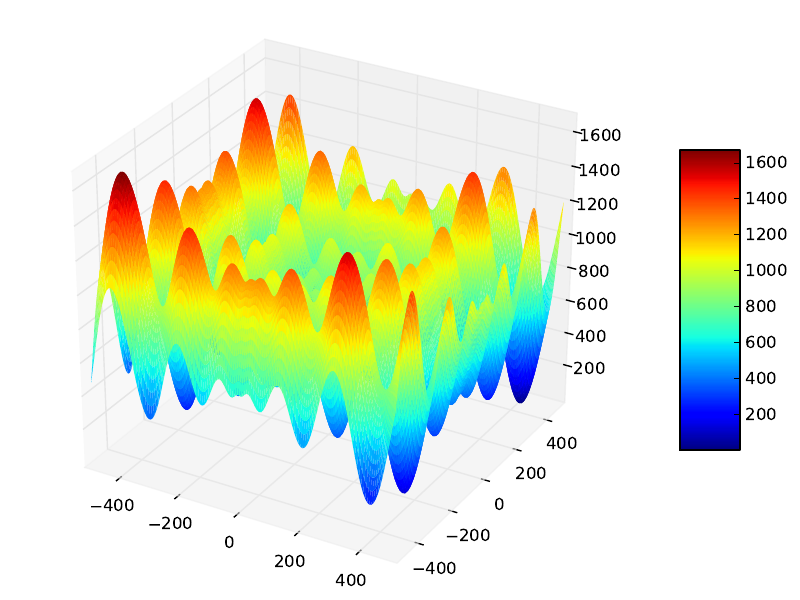

Here is the Python script that generated this plot:
from mpl_toolkits.mplot3d import Axes3D
from matplotlib import cm
from matplotlib.ticker import LinearLocator, FixedLocator, FormatStrFormatter
import matplotlib
matplotlib.use('PDF')
import matplotlib.pyplot as plt
import numpy as np

AMOUNT_OF_POINTS = 150
SCHWEFEL_CONSTANT = 418.9829 * 3
def Schwefel(x,y):
	schwefelSum = 0
	schwefelSum += (-1 * x)*np.sin(np.sqrt(abs(x)))
	schwefelSum += (-1 * y)*np.sin(np.sqrt(abs(y)))
	return SCHWEFEL_CONSTANT + schwefelSum


fig = plt.figure()
ax = Axes3D(fig)
X = np.linspace(-500, 500, AMOUNT_OF_POINTS)
Y = np.linspace(-500, 500, AMOUNT_OF_POINTS)
X, Y = np.meshgrid(X, Y)

print 'Initializing Function'
zValues = []
for i in range(AMOUNT_OF_POINTS):
	val = Schwefel(X[i],Y[i])
	zValues.append(val)
print '----Complete----'
print 'Create Numpy array from Function results'
Z = np.array(zValues)
print '----Complete----'
print 'Plotting function'
surf = ax.plot_surface(X, Y, Z, rstride=1, cstride=1, cmap=cm.jet,
        linewidth=0, antialiased=False)
print '----Complete----'
print 'Setting various graph properties'

#ax.w_zaxis.set_major_locator(LinearLocator(10))
ax.w_zaxis.set_major_formatter(FormatStrFormatter('%.0f'))
fig.colorbar(surf, shrink=0.5, aspect=5)
print '----Complete----'
print 'Saving the finished graph to disk'
plt.savefig('Schwefel')
print '----Complete----'
